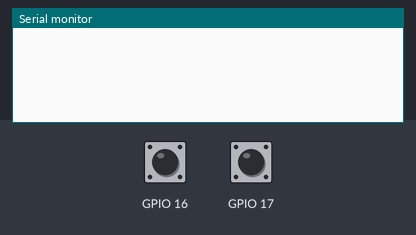
This sketch was run on a simulated ESP32. On the bench: the last lines printed to the serial monitor. The inputs (shaded band) are chosen by the test bench; at power-on: GPIO 16 HIGH, GPIO 17 HIGH.

Above: at 1.2 s.
1.3 s: GPIO 16 pulled LOW for 0.15 s
At 2.5 s:
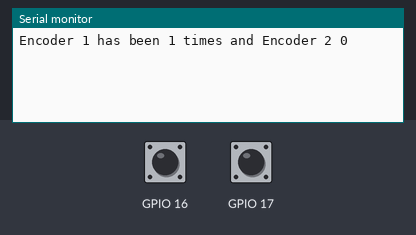
2.9 s: GPIO 17 pulled LOW for 0.15 s
At 3.9 s:
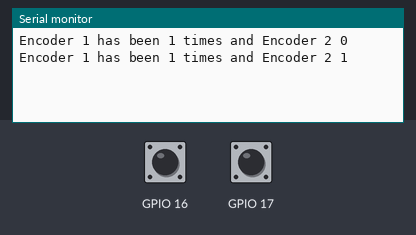
4.5 s: GPIO 16 pulled LOW for 1 s
At 5.1 s:
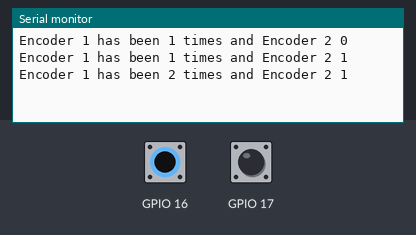
7.0 s: GPIO 17 pulled LOW for 1 s
At 8.2 s:
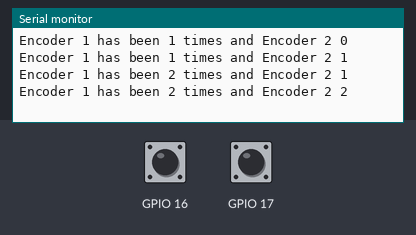
Timing chart, 0 to 10.0 s (numbered marks = the images above; inputs shaded):
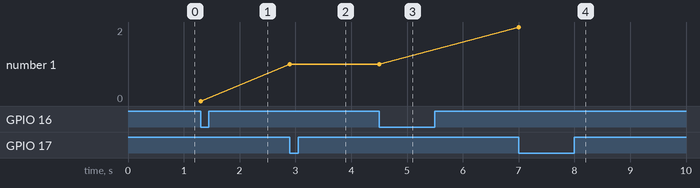

The sketch:

testEncodersInterrupts.ino
```cpp
struct Tick {
  const uint8_t PIN;
  uint32_t numberTicks;
  bool tickOn;
};

Tick encoder1 = {16, 0, false};
Tick encoder2 = {17, 0, false};

void IRAM_ATTR isr() {
  encoder1.numberTicks += 1;
  encoder1.tickOn = true;
}
void IRAM_ATTR isr2() {
  encoder2.numberTicks += 1;
  encoder2.tickOn = true;
}

void setup() {
  Serial.begin(115200);
  pinMode(encoder1.PIN, INPUT_PULLUP);
  pinMode(encoder2.PIN, INPUT_PULLUP);
  attachInterrupt(encoder1.PIN, isr, FALLING);
  attachInterrupt(encoder2.PIN, isr2, FALLING);
}

void loop() {
  if (encoder1.tickOn ) {
      Serial.printf("Encoder 1 has been %u times", encoder1.numberTicks);
      Serial.printf(" and Encoder 2 %u \n", encoder2.numberTicks);
      encoder1.tickOn = false;
  }
  if (encoder2.tickOn ) {
      Serial.printf("Encoder 1 has been %u times", encoder1.numberTicks);
      Serial.printf(" and Encoder 2 %u \n", encoder2.numberTicks);
      encoder2.tickOn = false;
  }
  //Detach Interrupt after 1 Minute
//  static uint32_t lastMillis = 0;
//  if (millis() - lastMillis > 60000) {
//    lastMillis = millis();
//    detachInterrupt(encoder1.PIN);
//  Serial.println("Interrupt Detached!");
//  }
}
```

Measured:
- after the input at 1.3 s, the serial monitor: prints a new line at once (image 1)
- after the input at 2.9 s, the serial monitor: prints a new line at once (image 2)
- after the input at 4.5 s, the serial monitor: prints a new line at once (image 3)
- after the input at 7.0 s, the serial monitor: prints a new line at once (image 4)
